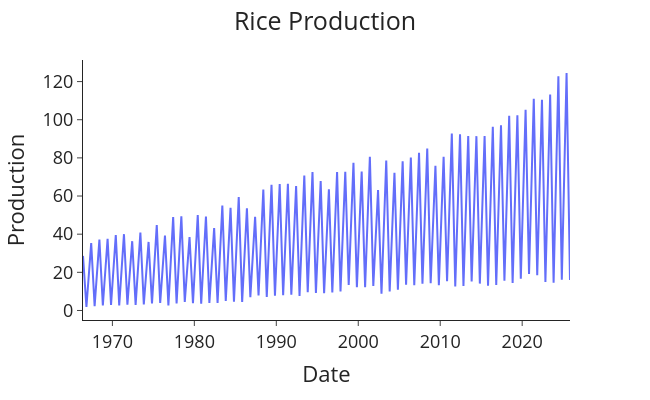

The code cell stored with this chart in its notebook:
### Code cell
# Plot the data
fig = px.line(data, x=data.index, y='Production',
              labels=({'Production': 'Production', 'Month': 'Date'}))

fig.update_layout(template="simple_white", font=dict(size=18),
                  title_text='Rice Production', width=650, title_x=0.5, height=400)

fig.show()
